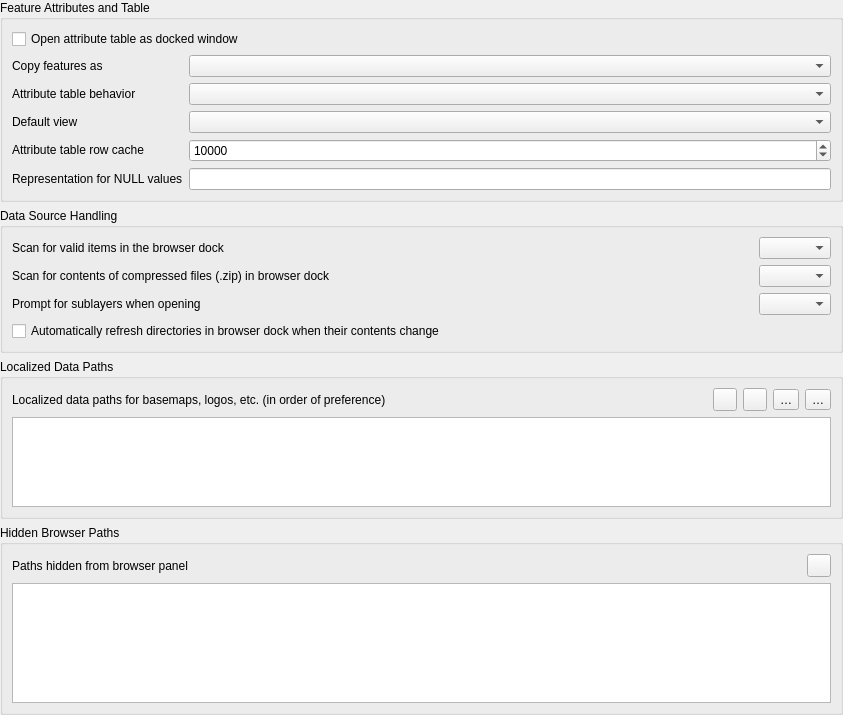
             <widget class="QWidget" name="mOptionsScrollAreaContents_11">
              <property name="geometry">
               <rect>
                <x>0</x>
                <y>0</y>
                <width>843</width>
                <height>715</height>
               </rect>
              </property>
              <layout class="QVBoxLayout" name="verticalLayout_27">
               <property name="leftMargin">
                <number>0</number>
               </property>
               <property name="topMargin">
                <number>0</number>
               </property>
               <property name="rightMargin">
                <number>0</number>
               </property>
               <property name="bottomMargin">
                <number>0</number>
               </property>
               <item>
                <widget class="QgsCollapsibleGroupBox" name="groupBox_18">
                 <property name="title">
                  <string>Feature Attributes and Table</string>
                 </property>
                 <layout class="QGridLayout" name="gridLayout_19">
                  <item row="0" column="0" colspan="2">
                   <widget class="QCheckBox" name="cbxAttributeTableDocked">
                    <property name="text">
                     <string>Open attribute table as docked window</string>
                    </property>
                   </widget>
                  </item>
                  <item row="3" column="1">
                   <widget class="QComboBox" name="cmbAttrTableBehavior">
                    <item>
                     <property name="text">
                      <string />
                     </property>
                    </item>
                   </widget>
                  </item>
                  <item row="3" column="0">
                   <widget class="QLabel" name="textLabel1_7">
                    <property name="sizePolicy">
                     <sizepolicy hsizetype="Fixed" vsizetype="Fixed">
                      <horstretch>0</horstretch>
                      <verstretch>0</verstretch>
                     </sizepolicy>
                    </property>
                    <property name="text">
                     <string>Attribute table behavior</string>
                    </property>
                   </widget>
                  </item>
                  <item row="6" column="0">
                   <widget class="QLabel" name="label_14">
                    <property name="text">
                     <string>Representation for NULL values</string>
                    </property>
                   </widget>
                  </item>
                  <item row="4" column="1">
                   <widget class="QComboBox" name="mAttrTableViewComboBox" />
                  </item>
                  <item row="6" column="1">
                   <widget class="QLineEdit" name="leNullValue" />
                  </item>
                  <item row="5" column="0">
                   <widget class="QLabel" name="textLabel1_12">
                    <property name="sizePolicy">
                     <sizepolicy hsizetype="Fixed" vsizetype="Fixed">
                      <horstretch>0</horstretch>
                      <verstretch>0</verstretch>
                     </sizepolicy>
                    </property>
                    <property name="text">
                     <string>Attribute table row cache</string>
                    </property>
                   </widget>
                  </item>
                  <item row="5" column="1">
                   <widget class="QgsSpinBox" name="spinBoxAttrTableRowCache">
                    <property name="minimum">
                     <number>0</number>
                    </property>
                    <property name="maximum">
                     <number>10000000</number>
                    </property>
                    <property name="singleStep">
                     <number>1000</number>
                    </property>
                    <property name="value">
                     <number>10000</number>
                    </property>
                   </widget>
                  </item>
                  <item row="2" column="1">
                   <widget class="QComboBox" name="mComboCopyFeatureFormat" />
                  </item>
                  <item row="4" column="0">
                   <widget class="QLabel" name="label_46">
                    <property name="text">
                     <string>Default view</string>
                    </property>
                   </widget>
                  </item>
                  <item row="2" column="0">
                   <widget class="QLabel" name="label_48">
                    <property name="text">
                     <string>Copy features as</string>
                    </property>
                   </widget>
                  </item>
                 </layout>
                </widget>
               </item>
               <item>
                <widget class="QgsCollapsibleGroupBox" name="groupBox_19">
                 <property name="title">
                  <string>Data Source Handling</string>
                 </property>
                 <layout class="QGridLayout" name="gridLayout_23" columnstretch="0,0,0">
                  <item row="1" column="2">
                   <widget class="QComboBox" name="cmbScanZipInBrowser" />
                  </item>
                  <item row="0" column="2">
                   <widget class="QComboBox" name="cmbScanItemsInBrowser" />
                  </item>
                  <item row="2" column="2">
                   <widget class="QComboBox" name="cmbPromptSublayers">
                    <item>
                     <property name="text">
                      <string />
                     </property>
                    </item>
                   </widget>
                  </item>
                  <item row="0" column="0">
                   <widget class="QLabel" name="label_30">
                    <property name="text">
                     <string>Scan for valid items in the browser dock</string>
                    </property>
                   </widget>
                  </item>
                  <item row="1" column="1">
                   <spacer name="horizontalSpacer_3">
                    <property name="orientation">
                     <enum>Qt::Horizontal</enum>
                    </property>
                    <property name="sizeHint" stdset="0">
                     <size>
                      <width>40</width>
                      <height>20</height>
                     </size>
                    </property>
                   </spacer>
                  </item>
                  <item row="2" column="0">
                   <widget class="QLabel" name="textLabel1_13">
                    <property name="sizePolicy">
                     <sizepolicy hsizetype="Fixed" vsizetype="Fixed">
                      <horstretch>0</horstretch>
                      <verstretch>0</verstretch>
                     </sizepolicy>
                    </property>
                    <property name="text">
                     <string>Prompt for sublayers when opening</string>
                    </property>
                   </widget>
                  </item>
                  <item row="1" column="0">
                   <widget class="QLabel" name="label_29">
                    <property name="text">
                     <string>Scan for contents of compressed files (.zip) in browser dock</string>
                    </property>
                   </widget>
                  </item>
                  <item row="3" column="0" colspan="3">
                   <widget class="QCheckBox" name="mCheckMonitorDirectories">
                    <property name="text">
                     <string>Automatically refresh directories in browser dock when their contents change</string>
                    </property>
                   </widget>
                  </item>
                 </layout>
                </widget>
               </item>
               <item>
                <widget class="QgsCollapsibleGroupBox" name="groupBox_301">
                 <property name="title">
                  <string>Localized Data Paths</string>
                 </property>
                 <layout class="QGridLayout" name="gridLayout_34">
                  <item row="0" column="0">
                   <widget class="QLabel" name="label_9">
                    <property name="text">
                     <string>Localized data paths for basemaps, logos, etc. (in order of preference) </string>
                    </property>
                   </widget>
                  </item>
                  <item row="0" column="1">
                   <spacer name="horizontalSpacer_19">
                    <property name="orientation">
                     <enum>Qt::Horizontal</enum>
                    </property>
                    <property name="sizeHint" stdset="0">
                     <size>
                      <width>40</width>
                      <height>20</height>
                     </size>
                    </property>
                   </spacer>
                  </item>
                  <item row="0" column="2">
                   <widget class="QToolButton" name="mLocalizedDataPathAddButton">
                    <property name="toolTip">
                     <string>Add localized data path</string>
                    </property>
                    <property name="text">
                     <string />
                    </property>
                    <property name="icon">
                     <iconset resource="../../images/images.qrc">
                      <normaloff>:/images/themes/default/symbologyAdd.svg</normaloff>:/images/themes/default/symbologyAdd.svg</iconset>
                    </property>
                   </widget>
                  </item>
                  <item row="0" column="3">
                   <widget class="QToolButton" name="mLocalizedDataPathRemoveButton">
                    <property name="toolTip">
                     <string>Remove localized data path</string>
                    </property>
                    <property name="text">
                     <string />
                    </property>
                    <property name="icon">
                     <iconset resource="../../images/images.qrc">
                      <normaloff>:/images/themes/default/symbologyRemove.svg</normaloff>:/images/themes/default/symbologyRemove.svg</iconset>
                    </property>
                   </widget>
                  </item>
                  <item row="0" column="4">
                   <widget class="QToolButton" name="mLocalizedDataPathUpButton">
                    <property name="toolTip">
                     <string>Raise selected localized data path priority</string>
                    </property>
                    <property name="text">
                     <string>…</string>
                    </property>
                    <property name="icon">
                     <iconset resource="../../images/images.qrc">
                      <normaloff>:/images/themes/default/mActionArrowUp.svg</normaloff>:/images/themes/default/mActionArrowUp.svg</iconset>
                    </property>
                   </widget>
                  </item>
                  <item row="0" column="5">
                   <widget class="QToolButton" name="mLocalizedDataPathDownButton">
                    <property name="toolTip">
                     <string>Lower selected localized data path priority</string>
                    </property>
                    <property name="text">
                     <string>…</string>
                    </property>
                    <property name="icon">
                     <iconset resource="../../images/images.qrc">
                      <normaloff>:/images/themes/default/mActionArrowDown.svg</normaloff>:/images/themes/default/mActionArrowDown.svg</iconset>
                    </property>
                   </widget>
                  </item>
                  <item row="1" column="0" colspan="6">
                   <widget class="QListWidget" name="mLocalizedDataPathListWidget">
                    <property name="selectionMode">
                     <enum>QAbstractItemView::MultiSelection</enum>
                    </property>
                    <property name="selectionBehavior">
                     <enum>QAbstractItemView::SelectRows</enum>
                    </property>
                   </widget>
                  </item>
                 </layout>
                </widget>
               </item>
               <item>
                <widget class="QgsCollapsibleGroupBox" name="groupBox_28">
                 <property name="title">
                  <string>Hidden Browser Paths</string>
                 </property>
                 <layout class="QGridLayout" name="_15">
                  <item row="0" column="2">
                   <widget class="QToolButton" name="mBtnRemoveHiddenPath">
                    <property name="toolTip">
                     <string>Remove path</string>
                    </property>
                    <property name="text">
                     <string />
                    </property>
                    <property name="icon">
                     <iconset resource="../../images/images.qrc">
                      <normaloff>:/images/themes/default/symbologyRemove.svg</normaloff>:/images/themes/default/symbologyRemove.svg</iconset>
                    </property>
                   </widget>
                  </item>
                  <item row="0" column="0">
                   <widget class="QLabel" name="mSVGLabel_4">
                    <property name="text">
                     <string>Paths hidden from browser panel</string>
                    </property>
                   </widget>
                  </item>
                  <item row="0" column="1">
                   <spacer>
                    <property name="orientation">
                     <enum>Qt::Horizontal</enum>
                    </property>
                    <property name="sizeHint" stdset="0">
                     <size>
                      <width>31</width>
                      <height>20</height>
                     </size>
                    </property>
                   </spacer>
                  </item>
                  <item row="1" column="0" colspan="3">
                   <widget class="QListWidget" name="mListHiddenBrowserPaths">
                    <property name="minimumSize">
                     <size>
                      <width>0</width>
                      <height>120</height>
                     </size>
                    </property>
                   </widget>
                  </item>
                 </layout>
                </widget>
               </item>
               <item>
                <spacer name="verticalSpacer_8">
                 <property name="orientation">
                  <enum>Qt::Vertical</enum>
                 </property>
                 <property name="sizeType">
                  <enum>QSizePolicy::Expanding</enum>
                 </property>
                 <property name="sizeHint" stdset="0">
                  <size>
                   <width>20</width>
                   <height>40</height>
                  </size>
                 </property>
                </spacer>
               </item>
              </layout>
             </widget>
